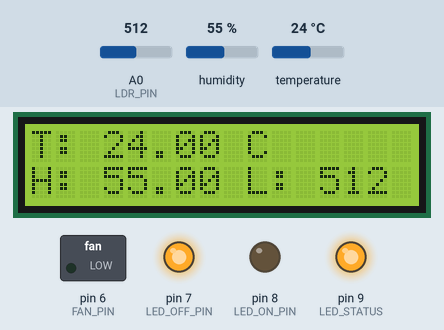
Recording of a sketch running on a simulated Arduino Uno, built with avr-gcc and run on an emulated ATmega328P. On the bench: 16×2 character LCD, switched loads named in the sketch (green lamp = pin HIGH), output pins drawn as LEDs (lit = HIGH). The inputs (shaded band) are chosen by the test bench; at power-on: temperature 24 °C, A0 (LDR_PIN) = 512, humidity 55 %. What the sketch prints to the serial monitor is not drawn.

Above: at 1.2 s.
1.3 s: temperature set to 34 °C
At 2.7 s:
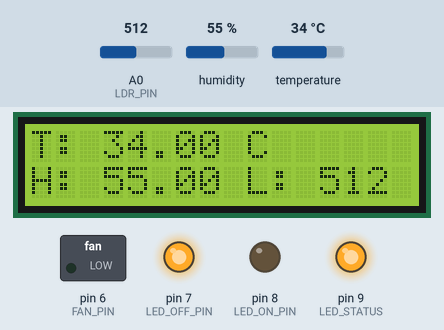
3.6 s: temperature set to 37 °C
At 4.4 s:
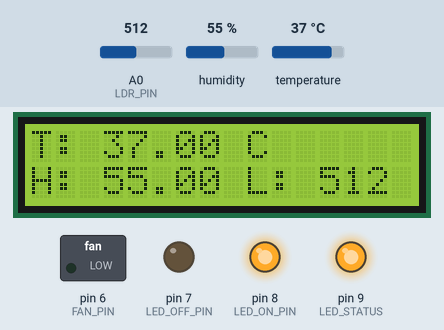
5.6 s: A0 (LDR_PIN) set to 716
At 7.4 s:
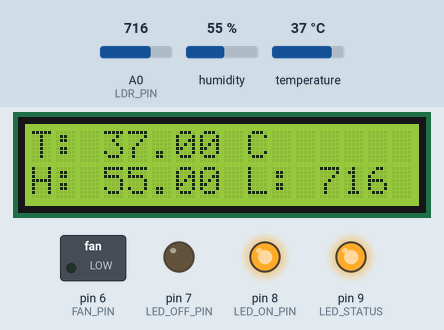
7.7 s: humidity set to 22 %
At 9.2 s:
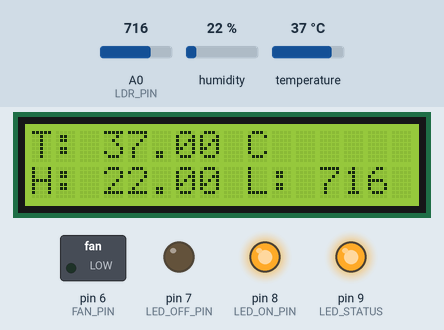
9.7 s: A0 (LDR_PIN) set to 900
At 11.0 s:
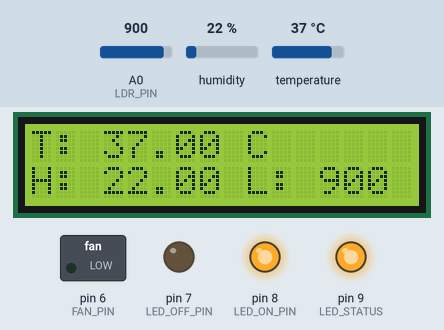
Timing chart, 0 to 12.7 s (numbered marks = the images above; inputs shaded):
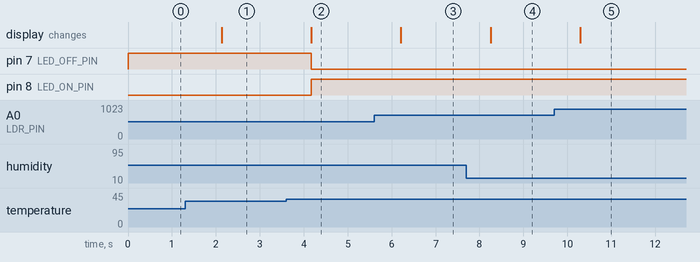

Measured:
- the behaviour switches between 35 and 36 °C on temperature (found by bisection; images 1 and 2)
- after the input at 1.3 s, the display: changes after 0.83 s (image 1)
- after the input at 3.6 s, pin 7 (LED_OFF_PIN): HIGH → LOW after 0.57 s; pin 8 (LED_ON_PIN): LOW → HIGH after 0.57 s; the display: changes after 0.57 s (image 2)
- after the input at 5.6 s, the display: changes after 0.61 s (image 3)
- after the input at 7.7 s, the display: changes after 0.55 s (image 4)
- after the input at 9.7 s, the display: changes after 0.59 s (image 5)

The sketch:

simplificado.ino
```cpp
#include <DHT.h> //para usar el DHt
#include <LiquidCrystal.h> // Para la pantalla LCD

#define DHTPIN 10 //pin del DHT
#define DHTTYPE DHT11 //modelo de dth que en este caso es el dht11
#define LDR_PIN A0 // pin del ldr
#define FAN_PIN 6  //pin del transistor, que controla al venti, el 6 por que es un pin PWM
#define LED_ON_PIN 8   // Pin para LED de Encendido del venti
#define LED_OFF_PIN 7  // Pin para LED de Apagado del venti
#define LED_STATUS 9  // Pin para LED de Apagado del venti


DHT dht(DHTPIN, DHTTYPE);
LiquidCrystal lcd(12, 11, 5, 4, 3, 2);


 int fanSpeed = 0; //variable para la velocidad
 float tempUmbral = 35.0;  // Umbral de temperatura
 float humedUmbral = 100.0; // Umbral de humedad
 bool systemOn = true;     // Estado del sistema

void setup() {


  pinMode(FAN_PIN, OUTPUT);
  pinMode(LED_ON_PIN, OUTPUT); //Led para marcar como encendido el ventilador
  pinMode(LED_OFF_PIN, OUTPUT); //Led para marcar como apagado el ventilador
  digitalWrite(FAN_PIN, LOW);
  digitalWrite(LED_ON_PIN, LOW);
  digitalWrite(LED_OFF_PIN, HIGH); // LED de Apagado inicialmente encendido
  pinMode(LED_STATUS, OUTPUT);
  digitalWrite(LED_STATUS, HIGH); // El sistema inicia encendido

  dht.begin();
  Serial.begin(9600);


  lcd.begin(16, 2);

}

void loop() {

//variables de temperatura, humedad y luz

float temperatura = dht.readTemperature();
float humedad = dht.readHumidity();
int luz = analogRead(LDR_PIN);
  // Leer datos de los sensores

// Muestra los valores en la pantalla LCD
  lcd.clear();
  lcd.setCursor(0, 0); // Fila 0, columna 0
  lcd.print("T: ");
  lcd.print(temperatura);
  lcd.print(" C");

  lcd.setCursor(0, 1); // Fila 1, columna 0
  lcd.print("H: ");
  lcd.print(humedad);
  lcd.print(" %");

  lcd.setCursor(9, 1); // Fila 1, columna 9
  lcd.print("L: ");
  lcd.print(luz);

  // Enviar datos por UART al Monitor Serial
  Serial.print("T:"); Serial.print(temperatura);
  Serial.print(" H:"); Serial.print(humedad);
  Serial.print(" L:"); Serial.print(luz); Serial.print("\r"); // Carácter de retorno de carro

   // Control del ventilador (PWM)
  controlFan(temperatura, humedad);
  verificarErrores(temperatura, humedad);

  delay(1000); // Esperar un segundo antes de la siguiente lectura
}

void verificarErrores(float temp, float hume){

    // Verificar si hay errores en la lectura
  if (isnan(temp) || isnan(hume)) {
        digitalWrite(LED_STATUS, LOW);
    delay(1000);
    return;
  }else{
       digitalWrite(LED_STATUS, HIGH);
}
}
void controlFan(float tempe, float humed) {

// Controlar el ventilador y calcular la velocidad
  if (tempe > tempUmbral) {
    fanSpeed = map(tempe, tempUmbral, tempUmbral + 20, 128, 255); // Aumentar velocidad según temperatura
  } else if (humed > humedUmbral) {
    fanSpeed = map(humed, humedUmbral, humedUmbral + 20, 128, 255); // Aumentar velocidad según humedad
  } else {
    fanSpeed = 0; // Apagar el ventilador si no se exceden los umbrales
  }

  // Controlar LEDs y mostrar estado del ventilador
  if (fanSpeed > 0) {

    digitalWrite(LED_ON_PIN, HIGH);    // Enciende el LED de Encendido
    digitalWrite(LED_OFF_PIN, LOW);     // Apaga el LED de Apagado
  } else {
    digitalWrite(LED_ON_PIN, LOW);     // Apaga el LED de Encendido
    digitalWrite(LED_OFF_PIN, HIGH);    // Enciende el LED de Apagado
  }
}

void serialEvent() {
    // Escuchar comandos UART desde la computadora
  if (Serial.available()) {
    String command = Serial.readStringUntil('\r');
    processCommand(command);
  }
}

void processCommand(String command) {
  // Procesar comandos de la computadora
  if (command.startsWith("SET TEMP ")) {
    tempUmbral = command.substring(9).toFloat();
    Serial.println("Umbral de temperatura actualizado");
  } else if (command.startsWith("SET HUM ")) {
    humedUmbral = command.substring(8).toFloat();
    Serial.println("Umbral de humedad actualizado");
  } else if (command == "SYSTEM ON") {
    systemOn = true;
    digitalWrite(LED_STATUS, HIGH);
    Serial.println("Sistema encendido");
  } else if (command == "SYSTEM OFF") {
    systemOn = false;
    digitalWrite(LED_STATUS, LOW);
    Serial.println("Sistema apagado");
  } else {
    Serial.println("Comando no reconocido");
  }
}
```
